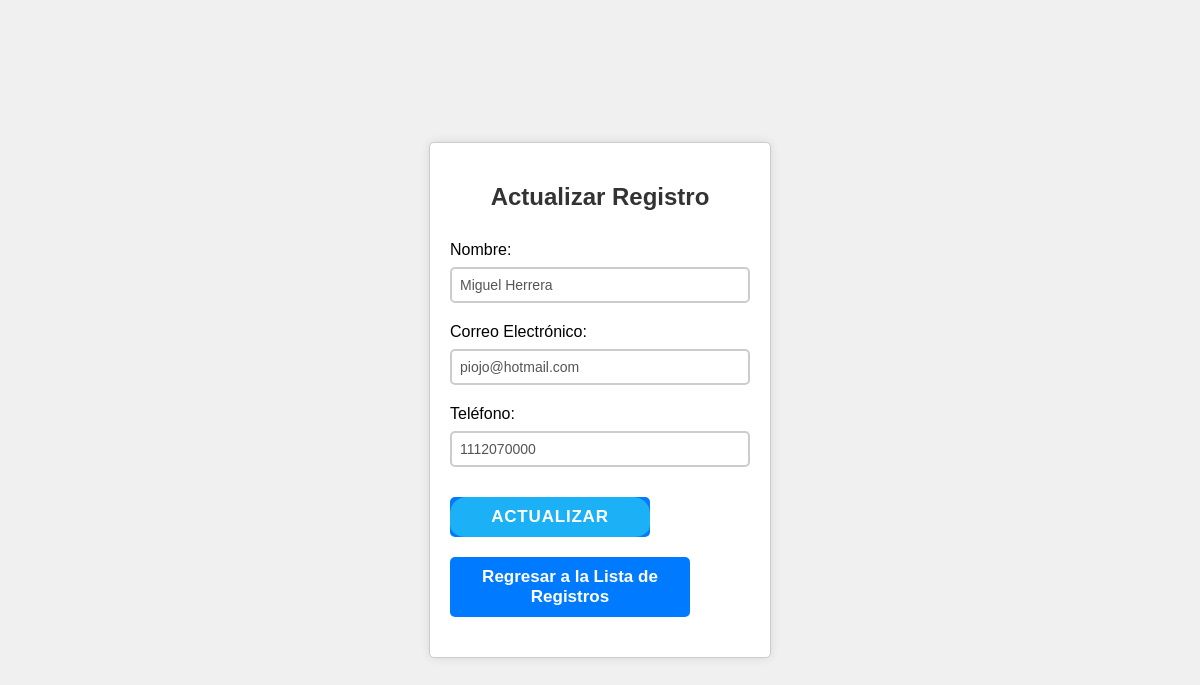
The page /actualizar.php?id=5 on the database its author committed.
### tables this page shows
CREATE TABLE `registros` (
  `id` int(11) NOT NULL,
  `nombre` varchar(100) NOT NULL,
  `correo_electronico` varchar(100) NOT NULL,
  `telefono` varchar(20) NOT NULL,
  `creado_en` timestamp NOT NULL DEFAULT current_timestamp()
);

### actualizar.php (the view, shortened to what this page needs)
<?php
include 'includes/db.php';
if (isset($_GET['id'])) {
    $id = $_GET['id'];
    $sql = "SELECT * FROM registros WHERE id=$id";
    $result = $conn->query($sql);
    $row = $result->fetch_assoc();
}
?>
<!DOCTYPE html>
<html>
<head>
    <link rel="stylesheet" type="text/css" href="css/styles.css">
</head>
<body>
    <div class="container">
        <h2>Actualizar Registro</h2>
        <form action="actualizar.php" method="POST">
            <label for="nombre">Nombre:</label>
            <input type="text" id="nombre" name="nombre" value="<?php echo $row['nombre']; ?>" required>
            <label for="correo_electronico">Correo Electrónico:</label>
            <input type="email" id="correo_electronico" name="correo_electronico" value="<?php echo $row['correo_electronico']; ?>" required>
            <label for="telefono">Teléfono:</label>
            <input type="text" id="telefono" name="telefono" value="<?php echo $row['telefono']; ?>" required>
            <button type="submit" name="actualizar">Actualizar</button>
            <a href="leer.php" class="back-link">Regresar a la Lista de Registros</a>
        </form>
    </div>
</body>
</html>

### css/styles.css (style rules this page uses)
body { font-family: Arial, sans-serif; margin: 20px; }
h2 { color: #333; }
form { margin-bottom: 20px; }
label { display: block; margin: 10px 0 5px; }
input[type="text"], input[type="email"] { width: 100%; padding: 8px; margin-bottom: 10px; }
button { appearance: button; background-color: #1899D6; border: solid transparent; border-radius: 16px; border-width: 0 0 4px; box-sizing: border-box; color: #FFFFFF; cursor: pointer; display: inline-block; font-size: 15px; font-weight: 700; letter-spacing: .8px; line-height: 20px; margin: 0; outline: none; overflow: visible; padding: 13px 19px; text-align: center; text-transform: uppercase; touch-action: manipulation; transform: translateZ(0); transition: filter .2s; user-select: none; -webkit-user-select: none; vertical-align: middle; white-space: nowrap; }
button:after { background-clip: padding-box; background-color: #1CB0F6; border: solid transparent; border-radius: 16px; border-width: 0 0 4px; bottom: -4px; content: ""; left: 0; position: absolute; right: 0; top: 0; z-index: -1; }

### actualizar.php (style rules this page uses)
body { font-family: Arial, sans-serif; margin: 0; padding: 0; display: flex; justify-content: center; align-items: center; height: 100vh; background-color: #f0f0f0; }
.container { max-width: 400px; padding: 20px; background-color: #fff; border: 1px solid #ccc; border-radius: 5px; box-shadow: 0 0 10px rgba(0, 0, 0, 0.1); text-align: center; display: flex; flex-direction: column; align-items: center; }
h2 { text-align: center; color: #333; margin-bottom: 20px; }
form { text-align: left; width: 100%; max-width: 300px; }
label { display: block; margin-bottom: 8px; }
input { width: calc(100% - 20px); padding: 10px; border: 2px solid #ccc; border-radius: 5px; font-size: 14px; color: #555; outline: none; margin-bottom: 10px; box-sizing: border-box; }
button, .back-link { margin-top: 20px; font-size: 17px; font-weight: bold; border: none; border-radius: 5px; background-color: #007bff; color: #fff; padding: 10px 20px; cursor: pointer; transition: background-color 0.3s ease; text-decoration: none; display: inline-block; text-align: center; margin-right: 10px; width: 100%; max-width: 200px; }

### rows shown on the page
registros: nombre "Miguel Herrera", correo_electronico "piojo@hotmail.com", telefono "1112070000"
